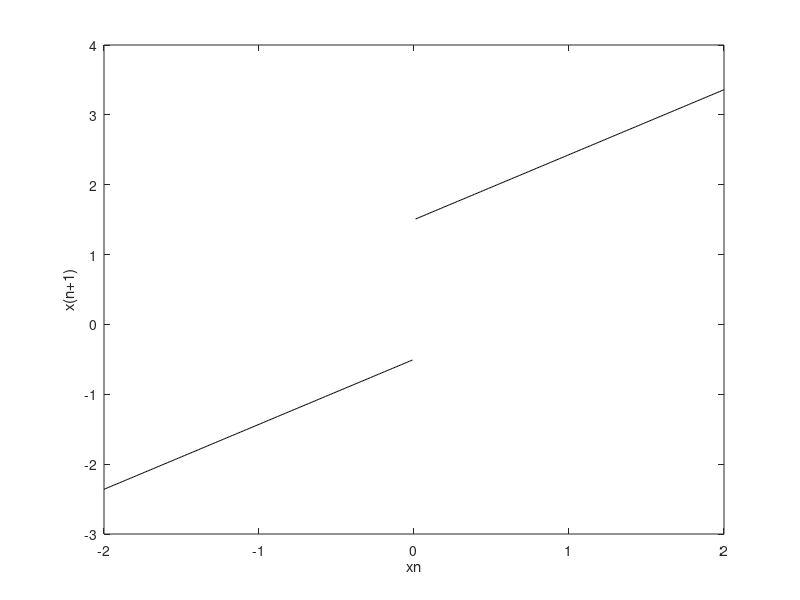

Write the MATLAB code that produced this figure.
clear all, close all, clc

dx = .01;

a = 0.93;
mu = .5;

xp = dx:dx:2;
yp = a*xp + mu + 1;

xn = -2:dx:-dx;
yn = a*xn + mu - 1;

plot(xp,yp,'k',xn,yn,'k')
xlabel('xn')
ylabel('x(n+1)')